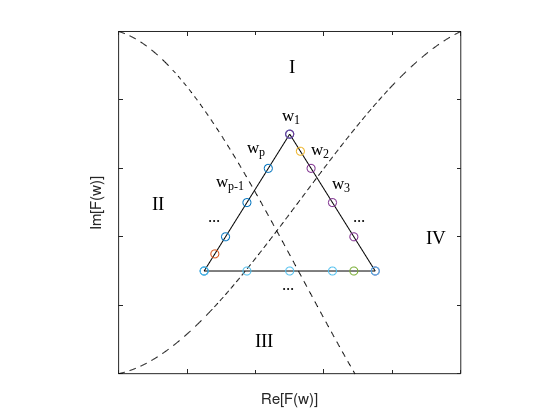

Recreate this plot in MATLAB.
% V = [sin(0:0.5:2*pi)' cos(0:0.5:2*pi)'];
close all
clear all
% number_of_steps = 8;
% step = (2*pi)/number_of_steps;
% 
% V = [sin(0:step:2*pi)' cos(0:step:2*pi)'];
% mid_point = (V(1,:) + V(2,:))/2
% distance = sqrt(mid_point(1)^2 + mid_point(2)^2)
% multiplier = 1/distance;
% plot(V(:,1), V(:,2))
% hold on
% plot(multiplier*V(:,1), multiplier*V(:,2))
% plot(sin(0:0.0001:2*pi), cos(0:0.0001:2*pi));
% 


t = 0.0:0.01:5;
% y = [4*t.^2 - 0.5*t.^3 + 1*t];
% plot(t, y);
% hold on
% y = [4*t.^2 - 0.5*t.^3 + 1*t];
% plot(t, -y + 25);


y = [4*t.^2 - 0.5*t.^3 + 2*t];
y2 = -y + 34;
y = y./max(y);
y2 = y2./max(y2);
t = t./max(t);

h = figure;
plot(t, y, 'k--');
hold on
plot(t, y2, 'k--');

line_seg_x = [0.25 0.5 0.75 0.25];
line_seg_y = [0.3 0.7 0.3 0.3];
plot(line_seg_x, line_seg_y, 'k');

x_seg_locs = line_seg_x(1):((line_seg_x(2) - line_seg_x(1))/4):line_seg_x(2);
y_seg_locs = line_seg_y(1):((line_seg_y(2) - line_seg_y(1))/4):line_seg_y(2);

% TOP_LEFT
scatter(x_seg_locs,y_seg_locs, 'kx')
text(x_seg_locs(2)-0.05, y_seg_locs(2)+0.05,'...', 'FontSize',12, 'FontName', 'TimesNewRoman')
text(x_seg_locs(3)-0.09, y_seg_locs(3)+0.05,'w_p_-_1', 'FontSize',12, 'FontName', 'TimesNewRoman')
text(x_seg_locs(4)-0.06, y_seg_locs(4)+0.05,'w_p', 'FontSize',12, 'FontName', 'TimesNewRoman')
text(x_seg_locs(5)-0.02, y_seg_locs(5)+0.05,'w_1', 'FontSize',12, 'FontName', 'TimesNewRoman')
scatter((x_seg_locs(1) + x_seg_locs(2))/2, (y_seg_locs(1) + y_seg_locs(2))/2, 'k<')
% text(x_seg_locs(5)-0.05, y_seg_locs(5)+0.05,'p_n', 'FontSize',12, 'FontName', 'TimesNewRoman')

% TOP_RIGHT
x_seg_locs = line_seg_x(2):((line_seg_x(3) - line_seg_x(2))/4):line_seg_x(3);
y_seg_locs = line_seg_y(2):((line_seg_y(3) - line_seg_y(2))/4):line_seg_y(3);
text(x_seg_locs(2)+0.0, y_seg_locs(2)+0.05,'w_2', 'FontSize',12, 'FontName', 'TimesNewRoman')
text(x_seg_locs(3)-0.0, y_seg_locs(3)+0.05,'w_3', 'FontSize',12, 'FontName', 'TimesNewRoman')
text(x_seg_locs(4)-0.0, y_seg_locs(4)+0.05,'...', 'FontSize',12, 'FontName', 'TimesNewRoman')

scatter((x_seg_locs(1) + x_seg_locs(2))/2, (y_seg_locs(1) + y_seg_locs(2))/2, 'k<')
% quiver
scatter(x_seg_locs,y_seg_locs, 'kx')

% BOTTOM
x_seg_locs = line_seg_x(3):((line_seg_x(1) - line_seg_x(3))/4):line_seg_x(1);
% y_seg_locs = line_seg_y(3):((line_seg_y(1) - line_seg_y(3))/4):line_seg_y(1);
y_seg_locs = line_seg_y(3)*ones(length(x_seg_locs), 1);
text(x_seg_locs(3)-0.02, y_seg_locs(3)-0.05,'...', 'FontSize',12, 'FontName', 'TimesNewRoman')
scatter((x_seg_locs(1) + x_seg_locs(2))/2, (y_seg_locs(1) + y_seg_locs(2))/2, 'k<')
scatter(x_seg_locs,y_seg_locs, 'kx')

% plot(t, max(y, y2));

% patch([t flip(t)], [max(y, y2) ones(1, length(t))], 'red');
% patch([t flip(t)], [min(y, y2) zeros(1, length(t))], 'red');
xlim([0 1])
xlabel('Re[F(w)]')
ylabel('Im[F(w)]')
ylim([0 1])
set(gca,'YTickLabel',[]);
set(gca,'XTickLabel',[]);

text(0.5, 0.9,'I', 'FontSize',14, 'FontName', 'TimesNewRoman')
text(0.1, 0.5,'II', 'FontSize',14, 'FontName', 'TimesNewRoman')
text(0.4, 0.1,'III', 'FontSize',14, 'FontName', 'TimesNewRoman')
text(0.9, 0.4,'IV', 'FontSize',14, 'FontName', 'TimesNewRoman')

% patch(y, y2, 'red')

axis square
set(h,'Units','Inches');
pos = get(h,'Position');
set(h,'PaperPositionMode','Auto','PaperUnits','Inches','PaperSize',[pos(3), pos(4)])
print(h,'triangle_phase_integral','-dpdf','-r0')